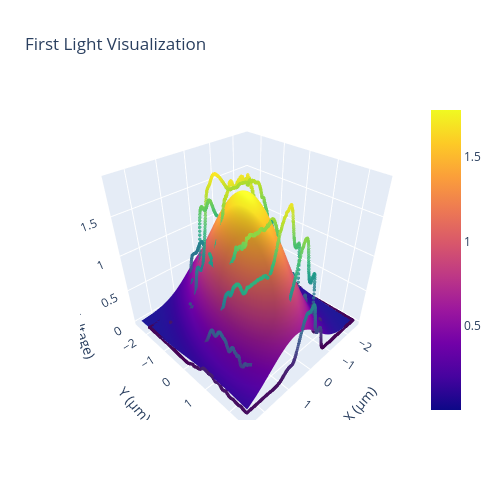

Notebook cell for this chart:
### Code cell
### Broad scan, can make it small scan with generate_linear_spiral((5, 5), 10)
stage = 'l'
line_numbers = [0, 1, 2]    # motion i/o for left XY, right XY, all Z (works assuming both fibers don't move at the same time)
speed = 7# 7                  # Speed setting from 0-9. Higher is only faster to a point.
# ai_channel = 'ai1'

broad_range = False
if broad_range == True:
    commands = flc.pgen.generate_linear_spiral((20, 20), 40)    # params are scan dimension (should be x,y) and number of steps., (10,10,20)
else:
    commands = flc.pgen.generate_linear_spiral((5, 5), 10)    # params are scan dimension (should be x,y) and number of steps., (10,10,20)
# commands = flc.pgen.generate_linear_spiral((10, 10), 20)    # params are scan dimension (should be x,y) and number of steps., (10,10,20)
result = flc.scan_path(stage, commands, speed, line_numbers, perform_regression = True)

datapoints = result['datapoints']

# Not plotting the distribution
fig = result['figure']

## Maximum point delta
max_point = datapoints[
    np.argmax(datapoints[:, 2])
][:2]
print(f"Maximum: {max_point}")

fig.show()

### Figure 1 — Plotly figure (JSON) as saved in the notebook; plotly's stock layout.template omitted (floating-point values rounded to 4 significant figures; data arrays with more than 128 entries replaced by an {"elided": "..."} marker saying what was removed)
{"data": [{"marker": {"color": {"elided": "5508 float values"}, "colorscale": [[0, "#440154"], [0.1111, "#482878"], [0.2222, "#3e4989"], [0.3333, "#31688e"], [0.4444, "#26828e"], [0.5556, "#1f9e89"], [0.6667, "#35b779"], [0.7778, "#6ece58"], [0.8889, "#b5de2b"], [1, "#fde725"]], "opacity": 0.8, "size": 2}, "mode": "markers", "name": "Datapoints", "type": "scatter3d", "x": {"elided": "5508 float values"}, "y": {"elided": "5508 float values"}, "z": {"elided": "5508 float values"}}, {"type": "surface", "x": {"elided": "100x100 float values"}, "y": {"elided": "100x100 float values"}, "z": {"elided": "100x100 float values"}}], "layout": {"autosize": true, "height": 500, "scene": {"aspectmode": "cube", "xaxis": {"title": {"text": "X (μm)"}}, "yaxis": {"title": {"text": "Y (μm)"}}, "zaxis": {"title": {"text": "Radiant Power (Voltage)"}}}, "title": {"text": "First Light Visualization"}, "width": 500, "yaxis": {"scaleanchor": "x", "scaleratio": 1}}}
